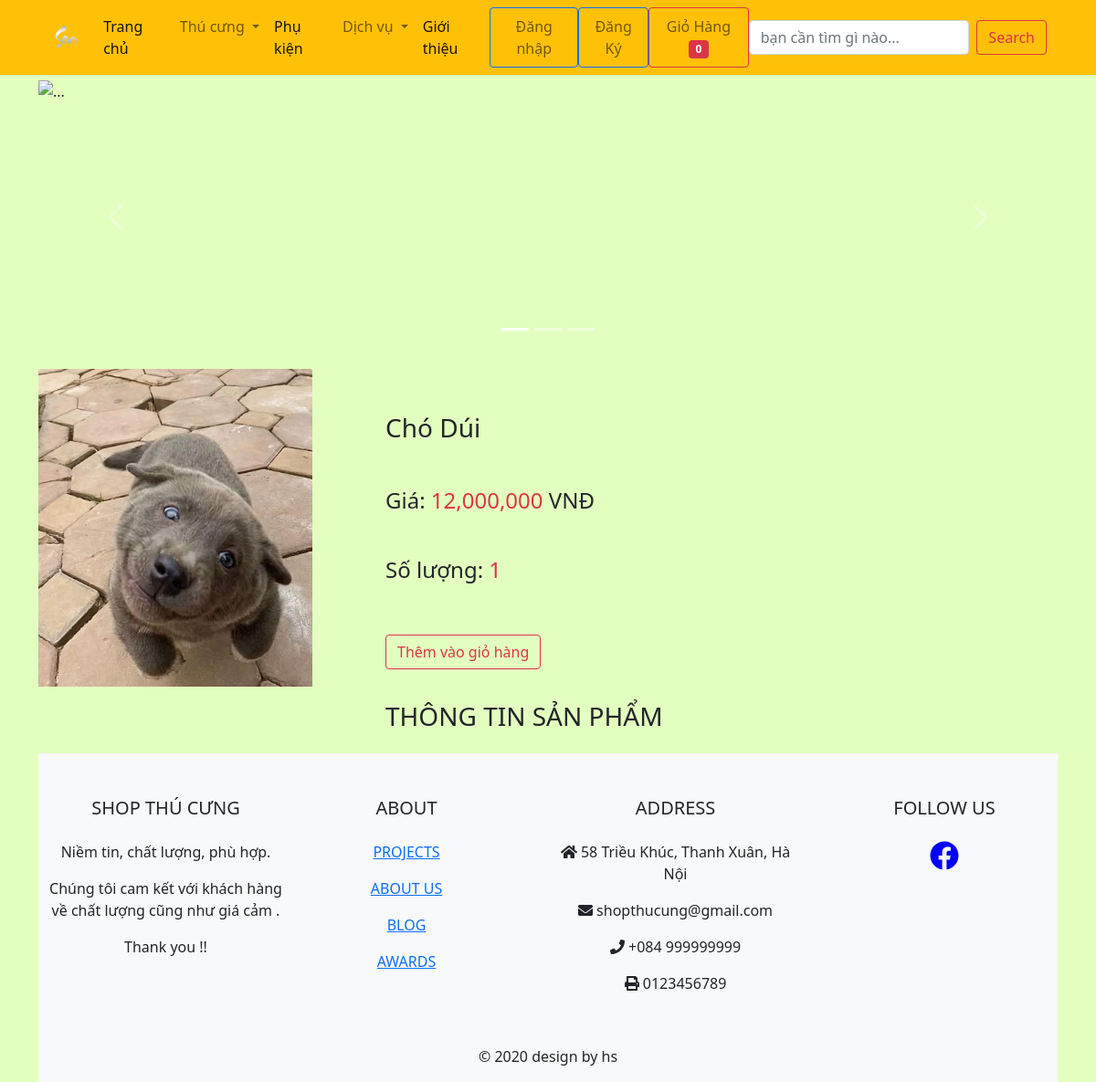
Page /index.php?c=xem_san_pham&a=xem_chi_tiet&ma_san_pham=34 on the committed database.
### tables this page shows
CREATE TABLE `quan_li_san_pham` (
  `id` int(11) NOT NULL,
  `ten_san_pham` varchar(255) NOT NULL,
  `anh_san_pham` varchar(255) NOT NULL,
  `gia` float NOT NULL,
  `so_luong` int(11) NOT NULL,
  `mo_ta` text NOT NULL,
  `tinh_trang` tinyint(1) NOT NULL,
  `id_loai_san_pham` int(11) NOT NULL
);

### public/index.php (called while the page is built)
<?php
require_once('route.php');

### public/modules/xemct.php (the view, shortened to what this page needs)
<?php
    if (isset($_GET['ma_san_pham'])) {
        $id = $_GET['ma_san_pham'];
        $sql = "SELECT * FROM quan_li_san_pham WHERE id = $id LIMIT 1";
        $rs = mysqli_query($conn, $sql);
        $each = mysqli_fetch_array($rs);
    }
?>
<div class="row mt-3 mb-3">
   <div class="col-sm-4">
       <img src="<?= $each['anh_san_pham'] ?>" alt="" class="card-img-top" style="width: 300px">
   </div>
   <div class="col-sm-6">
       <h3 class="mt-5"><?= $each['ten_san_pham'] ?></h3>
       <h4 class="mt-5">Giá: <span class="text-danger"><?= number_format($each['gia']) ?></span> VNĐ</h4>
       <h4 class="mt-5">Số lượng: <span class="text-danger"><?= $each['so_luong'] ?></span> </h4>
       <a class="btn btn-outline-danger mt-5" href="index.php?c=gio_hang&a=them_gio_hang&id=<?= $each['id'] ?>">Thêm vào giỏ hàng</a>
   </div>
</div>
<div class="row mt-3 mb-3">
    <div class="col-sm-4"></div>
    <div class="col-sm-6">
        <h3>THÔNG TIN SẢN PHẨM</h3>
    </div>
</div>

### public/layouts/style.css (style rules this page uses)
body { background-color: rgb(227, 255, 191) !important; }

### rows in the picture
quan_li_san_pham: anh_san_pham (picture), ten_san_pham "Chó Dúi", gia "12,000,000", so_luong "1"
